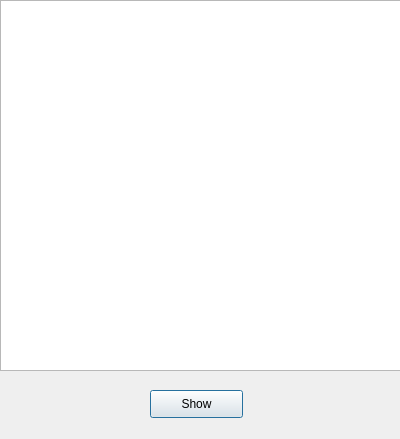
<?xml version="1.0" encoding="UTF-8"?>
<ui version="4.0">
 <class>History</class>
 <widget class="QDialog" name="History">
  <property name="geometry">
   <rect>
    <x>0</x>
    <y>0</y>
    <width>400</width>
    <height>439</height>
   </rect>
  </property>
  <property name="windowTitle">
   <string>History</string>
  </property>
  <widget class="QTextBrowser" name="historyDisplay">
   <property name="geometry">
    <rect>
     <x>0</x>
     <y>0</y>
     <width>401</width>
     <height>371</height>
    </rect>
   </property>
  </widget>
  <widget class="QPushButton" name="show">
   <property name="geometry">
    <rect>
     <x>150</x>
     <y>390</y>
     <width>93</width>
     <height>28</height>
    </rect>
   </property>
   <property name="text">
    <string>Show</string>
   </property>
  </widget>
 </widget>
 <resources/>
 <connections/>
</ui>
